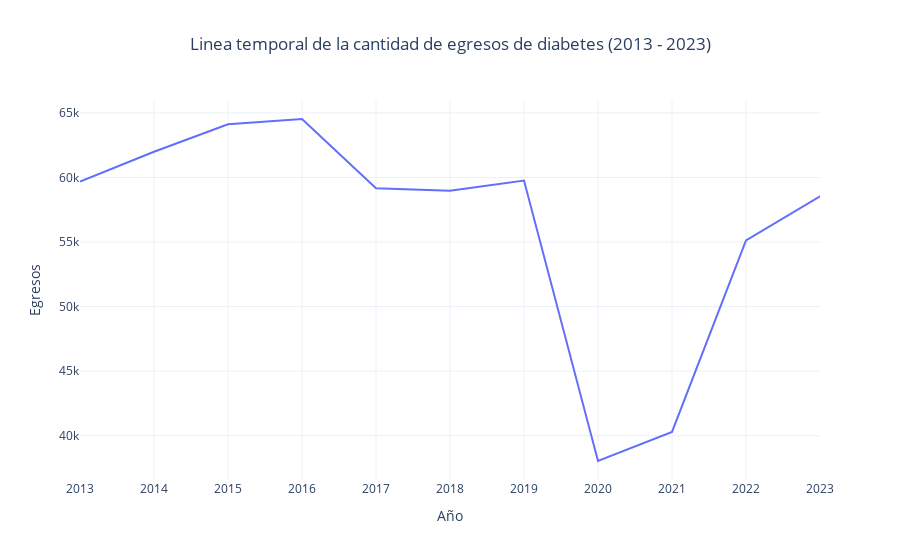

Here is the notebook cell this chart was saved with:
### Code cell
fig_line = px.line(
              df_lineplot,
              x='año',
              y='cantidad',
              title='Linea temporal de la cantidad de egresos de diabetes (2013 - 2023)',
              template='plotly_white')


fig_line.update_layout(
    xaxis_title='Año',
    yaxis_title='Egresos',
    title_x=0.5 
)
fig_line.write_html("linea_temporal_egresos_diabetes.html")
fig_line.show()

### Figure 1 — Plotly figure (JSON) as saved in the notebook; plotly's stock layout.template omitted (floating-point values rounded to 4 significant figures)
{"data": [{"hovertemplate": "año=%{x}<br>cantidad=%{y}<extra></extra>", "legendgroup": "", "line": {"color": "#636efa", "dash": "solid"}, "marker": {"symbol": "circle"}, "mode": "lines", "name": "", "orientation": "v", "showlegend": false, "type": "scatter", "x": ["2013", "2014", "2015", "2016", "2017", "2018", "2019", "2020", "2021", "2022", "2023"], "xaxis": "x", "y": [59676, 61986, 64121, 64525, 59163, 58968, 59762, 38044, 40297, 55117, 58535], "yaxis": "y"}], "layout": {"legend": {"tracegroupgap": 0}, "title": {"text": "Linea temporal de la cantidad de egresos de diabetes (2013 - 2023)", "x": 0.5}, "xaxis": {"anchor": "y", "domain": [0, 1], "title": {"text": "Año"}}, "yaxis": {"anchor": "x", "domain": [0, 1], "title": {"text": "Egresos"}}}}
